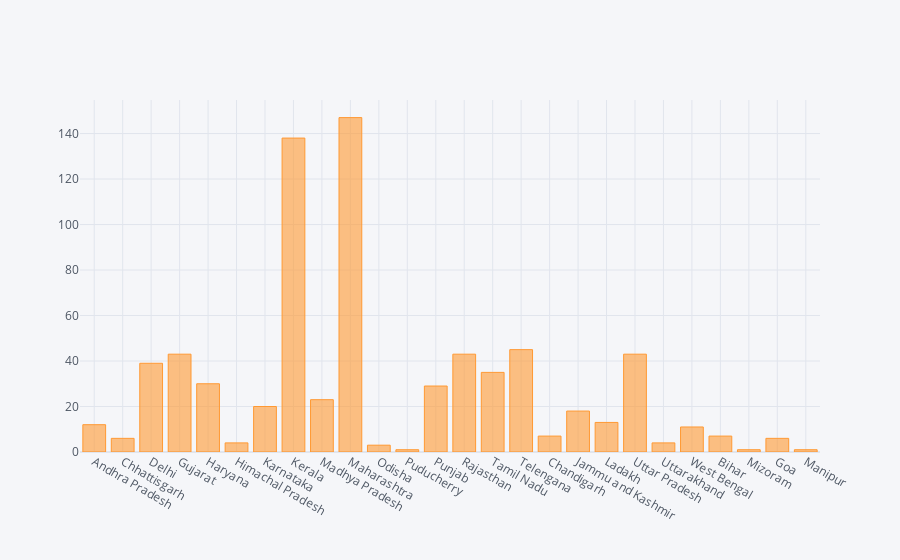

Notebook code for this chart:
### Markdown cell above
##### Pandas vis

### Code cell
df.plot(kind='bar',x='Name of State / UT', y='Total Cases')
plt.show()
#Plotly
df.iplot(kind='bar',x='Name of State / UT', y='Total Cases')

### Figure 1 — Plotly figure (JSON) as saved in the notebook; plotly's stock layout.template omitted (floating-point values rounded to 4 significant figures)
{"data": [{"marker": {"color": "rgba(255, 153, 51, 0.6)", "line": {"color": "rgba(255, 153, 51, 1.0)", "width": 1}}, "name": "Total Cases", "orientation": "v", "text": "", "type": "bar", "x": ["Andhra Pradesh", "Chhattisgarh", "Delhi", "Gujarat", "Haryana", "Himachal Pradesh", "Karnataka", "Kerala", "Madhya Pradesh", "Maharashtra", "Odisha", "Puducherry", "Punjab", "Rajasthan", "Tamil Nadu", "Telengana", "Chandigarh", "Jammu and Kashmir", "Ladakh", "Uttar Pradesh", "Uttarakhand", "West Bengal", "Bihar", "Mizoram", "Goa", "Manipur"], "y": [12, 6, 39, 43, 30, 4, 20, 138, 23, 147, 3, 1, 29, 43, 35, 45, 7, 18, 13, 43, 4, 11, 7, 1, 6, 1]}], "layout": {"legend": {"bgcolor": "#F5F6F9", "font": {"color": "#4D5663"}}, "paper_bgcolor": "#F5F6F9", "plot_bgcolor": "#F5F6F9", "title": {"font": {"color": "#4D5663"}}, "xaxis": {"gridcolor": "#E1E5ED", "showgrid": true, "tickfont": {"color": "#4D5663"}, "title": {"font": {"color": "#4D5663"}, "text": ""}, "zerolinecolor": "#E1E5ED"}, "yaxis": {"gridcolor": "#E1E5ED", "showgrid": true, "tickfont": {"color": "#4D5663"}, "title": {"font": {"color": "#4D5663"}, "text": ""}, "zerolinecolor": "#E1E5ED"}}}
